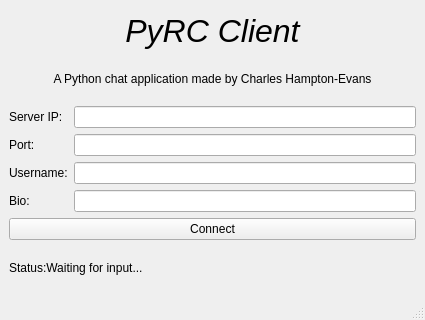
<?xml version="1.0" encoding="UTF-8"?>
<ui version="4.0">
 <class>LoginWindow</class>
 <widget class="QMainWindow" name="LoginWindow">
  <property name="geometry">
   <rect>
    <x>0</x>
    <y>0</y>
    <width>425</width>
    <height>320</height>
   </rect>
  </property>
  <property name="windowTitle">
   <string>PyRC Login</string>
  </property>
  <property name="layoutDirection">
   <enum>Qt::LeftToRight</enum>
  </property>
  <widget class="QWidget" name="centralwidget">
   <layout class="QVBoxLayout" name="verticalLayout">
    <item>
     <widget class="QLabel" name="label_title">
      <property name="font">
       <font>
        <pointsize>24</pointsize>
        <italic>true</italic>
       </font>
      </property>
      <property name="mouseTracking">
       <bool>false</bool>
      </property>
      <property name="layoutDirection">
       <enum>Qt::LeftToRight</enum>
      </property>
      <property name="text">
       <string>PyRC Client</string>
      </property>
      <property name="alignment">
       <set>Qt::AlignCenter</set>
      </property>
     </widget>
    </item>
    <item>
     <widget class="QLabel" name="label_info">
      <property name="frameShape">
       <enum>QFrame::NoFrame</enum>
      </property>
      <property name="text">
       <string>A Python chat application made by Charles Hampton-Evans</string>
      </property>
      <property name="alignment">
       <set>Qt::AlignCenter</set>
      </property>
     </widget>
    </item>
    <item>
     <layout class="QFormLayout" name="formLayout">
      <item row="3" column="0">
       <widget class="QLabel" name="label_serverIP">
        <property name="text">
         <string>Server IP:</string>
        </property>
       </widget>
      </item>
      <item row="3" column="1">
       <widget class="QLineEdit" name="text_ipaddr"/>
      </item>
      <item row="4" column="0">
       <widget class="QLabel" name="label_port">
        <property name="text">
         <string>Port:</string>
        </property>
       </widget>
      </item>
      <item row="4" column="1">
       <widget class="QLineEdit" name="text_port"/>
      </item>
      <item row="5" column="0">
       <widget class="QLabel" name="label_username">
        <property name="text">
         <string>Username:</string>
        </property>
       </widget>
      </item>
      <item row="5" column="1">
       <widget class="QLineEdit" name="text_username"/>
      </item>
      <item row="6" column="0">
       <widget class="QLabel" name="label_bio">
        <property name="text">
         <string>Bio:</string>
        </property>
       </widget>
      </item>
      <item row="6" column="1">
       <widget class="QLineEdit" name="text_bio"/>
      </item>
      <item row="7" column="0" colspan="2">
       <widget class="QPushButton" name="button_connect">
        <property name="enabled">
         <bool>true</bool>
        </property>
        <property name="text">
         <string>Connect</string>
        </property>
       </widget>
      </item>
     </layout>
    </item>
    <item>
     <widget class="QLabel" name="label_connection_info">
      <property name="text">
       <string>Status:Waiting for input...</string>
      </property>
     </widget>
    </item>
   </layout>
  </widget>
  <widget class="QMenuBar" name="menubar">
   <property name="geometry">
    <rect>
     <x>0</x>
     <y>0</y>
     <width>425</width>
     <height>22</height>
    </rect>
   </property>
  </widget>
  <widget class="QStatusBar" name="statusbar"/>
 </widget>
 <resources/>
 <connections/>
</ui>
